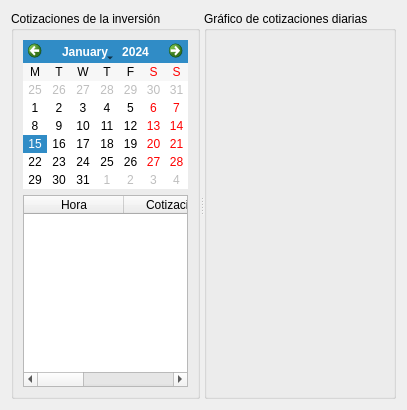
           <widget class="QWidget" name="tabGraphicsIntraday">
            <attribute name="title">
             <string>Intradía</string>
            </attribute>
            <layout class="QHBoxLayout" name="horizontalLayout">
             <item>
              <widget class="QSplitter" name="splitter">
               <property name="orientation">
                <enum>Qt::Horizontal</enum>
               </property>
               <widget class="QGroupBox" name="groupBox_3">
                <property name="sizePolicy">
                 <sizepolicy hsizetype="Expanding" vsizetype="Expanding">
                  <horstretch>0</horstretch>
                  <verstretch>0</verstretch>
                 </sizepolicy>
                </property>
                <property name="maximumSize">
                 <size>
                  <width>400</width>
                  <height>16777215</height>
                 </size>
                </property>
                <property name="title">
                 <string>Cotizaciones de la inversión</string>
                </property>
                <layout class="QVBoxLayout" name="verticalLayout_6">
                 <item>
                  <layout class="QVBoxLayout" name="verticalLayout_3">
                   <item>
                    <layout class="QHBoxLayout" name="horizontalLayout_7">
                     <item>
                      <spacer name="horizontalSpacer">
                       <property name="orientation">
                        <enum>Qt::Horizontal</enum>
                       </property>
                       <property name="sizeHint" stdset="0">
                        <size>
                         <width>40</width>
                         <height>20</height>
                        </size>
                       </property>
                      </spacer>
                     </item>
                     <item>
                      <widget class="QCalendarWidget" name="calendar">
                       <property name="maximumSize">
                        <size>
                         <width>300</width>
                         <height>200</height>
                        </size>
                       </property>
                       <property name="firstDayOfWeek">
                        <enum>Qt::Monday</enum>
                       </property>
                       <property name="horizontalHeaderFormat">
                        <enum>QCalendarWidget::SingleLetterDayNames</enum>
                       </property>
                       <property name="verticalHeaderFormat">
                        <enum>QCalendarWidget::NoVerticalHeader</enum>
                       </property>
                      </widget>
                     </item>
                     <item>
                      <spacer name="horizontalSpacer_2">
                       <property name="orientation">
                        <enum>Qt::Horizontal</enum>
                       </property>
                       <property name="sizeHint" stdset="0">
                        <size>
                         <width>40</width>
                         <height>20</height>
                        </size>
                       </property>
                      </spacer>
                     </item>
                    </layout>
                   </item>
                   <item>
                    <widget class="myQTableWidget" name="tblIntradia">
                     <property name="contextMenuPolicy">
                      <enum>Qt::CustomContextMenu</enum>
                     </property>
                     <property name="alternatingRowColors">
                      <bool>true</bool>
                     </property>
                     <property name="selectionBehavior">
                      <enum>QAbstractItemView::SelectRows</enum>
                     </property>
                     <attribute name="verticalHeaderVisible">
                      <bool>false</bool>
                     </attribute>
                     <column>
                      <property name="text">
                       <string>Hora</string>
                      </property>
                     </column>
                     <column>
                      <property name="text">
                       <string>Cotización</string>
                      </property>
                     </column>
                     <column>
                      <property name="text">
                       <string>% Diario</string>
                      </property>
                     </column>
                    </widget>
                   </item>
                  </layout>
                 </item>
                </layout>
               </widget>
               <widget class="QGroupBox" name="grpGraphIntraday">
                <property name="sizePolicy">
                 <sizepolicy hsizetype="Maximum" vsizetype="Expanding">
                  <horstretch>0</horstretch>
                  <verstretch>0</verstretch>
                 </sizepolicy>
                </property>
                <property name="title">
                 <string>Gráfico de cotizaciones diarias</string>
                </property>
                <layout class="QHBoxLayout" name="horizontalLayout_11">
                 <item>
                  <layout class="QVBoxLayout" name="layIntraday"/>
                 </item>
                </layout>
               </widget>
              </widget>
             </item>
            </layout>
           </widget>
